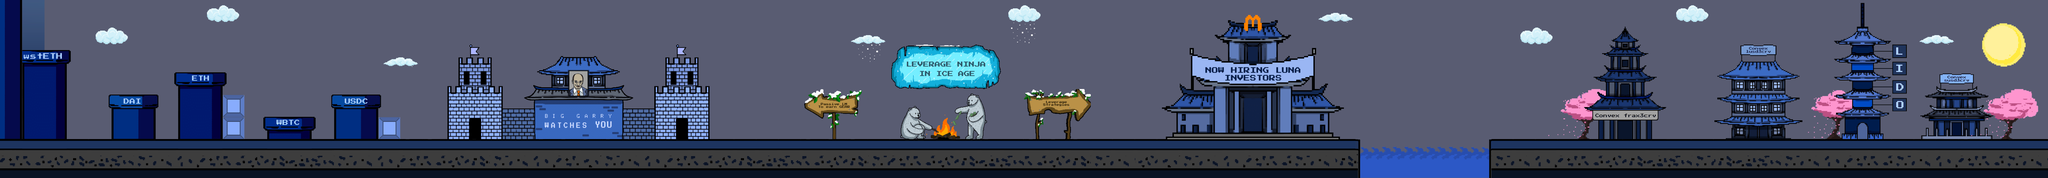

Tiled map render using the project's own tile images. Description and the map definition, with tile-layer contents summarised, below:
An orthogonal 92x8 tile map with 64x64 px tiles, 5 tile layers (bg_detail, background, bridge, foreground, ...), 1 image layer and 40 objects.

<map version="1.9" tiledversion="1.9.0" orientation="orthogonal" renderorder="right-down" width="92" height="8" tilewidth="64" tileheight="64" infinite="0" backgroundcolor="#595c72" nextlayerid="22" nextobjectid="92">
 <tileset firstgid="1" name="tiles" tilewidth="64" tileheight="64" tilecount="352" columns="44">
  <image source="../img/map/tiles.png" width="2816" height="512" />
 </tileset>
 <imagelayer id="18" name="bg_slice" repeatx="1">
  <image source="../img/map/bg_slice.png" width="128" height="512" />
 </imagelayer>
 <layer id="11" name="bg_detail" width="92" height="8">
  <data>[736 cells, 142 non-empty, 31 distinct tile ids]</data>
 </layer>
 <layer id="1" name="background" width="92" height="8">
  <data>[736 cells, 606 non-empty, 289 distinct tile ids]</data>
 </layer>
 <objectgroup color="#ff201a" id="7" name="collisions">
  <object id="2" x="64.8054" y="403.966" width="3839.47" height="18.7291" />
  <object id="9" x="955.162" y="275.179">
   <properties>
    <property name="type" value="tube-USDC" />
   </properties>
   <polyline points="0,0 137.296,0" />
  </object>
  <object id="10" x="1618.83" y="-169.321" width="14.245" height="573.572">
   <properties>
    <property name="type" value="declare-left" />
   </properties>
  </object>
  <object id="11" x="762.98" y="338.348">
   <properties>
    <property name="type" value="tube-WBTC" />
   </properties>
   <polyline points="0,0 136.738,0" />
  </object>
  <object id="12" x="504.622" y="211.553">
   <properties>
    <property name="type" value="tube-ETH" />
   </properties>
   <polyline points="0,0 141.765,0" />
  </object>
  <object id="13" x="316.202" y="274.971">
   <properties>
    <property name="type" value="tube-DAI" />
   </properties>
   <polyline points="0,0 135.62,0" />
  </object>
  <object id="29" x="4287.26" y="403.97" width="1595.61" height="18.7291" />
  <object id="31" x="4286.3" y="433.349" width="9.51057" height="70.2319" />
  <object id="41" x="65.0903" y="-184.766">
   <polyline points="0,0 5825.05,6.28457" />
  </object>
  <object id="42" x="5892.25" y="511.96">
   <polyline points="0,0 1.25691,-683.761" />
  </object>
  <object id="43" x="3892.54" y="435.739" width="9.51057" height="70.2319" />
  <object id="48" x="1516.97" y="283.509">
   <properties>
    <property name="type" value="platform" />
   </properties>
   <polyline points="0,0 305.1,-0.721657" />
  </object>
  <object id="76" x="1884.38" y="268.537">
   <properties>
    <property name="type" value="platform" />
   </properties>
   <polyline points="0,0 148.364,-0.721657" />
  </object>
  <object id="77" x="1617.06" y="164.767">
   <properties>
    <property name="type" value="platform" />
   </properties>
   <polyline points="0,0 96.5503,-0.00721657" />
  </object>
  <object id="49" x="3353.36" y="310.694">
   <properties>
    <property name="type" value="platform" />
   </properties>
   <polyline points="0,0 137.281,-0.721657" />
  </object>
  <object id="50" x="3712.86" y="310.666">
   <properties>
    <property name="type" value="platform" />
   </properties>
   <polyline points="0,0 137.281,-0.721657" />
  </object>
  <object id="52" x="3502.09" y="106.865">
   <properties>
    <property name="type" value="platform" />
   </properties>
   <polyline points="0,0 203.388,-0.721657" />
  </object>
  <object id="53" x="46.8255" y="-187.302" width="13.7722" height="611.486" />
  <object id="54" x="4614.17" y="153.506">
   <properties>
    <property name="type" value="platform" />
   </properties>
   <polyline points="0,0 112.603,-0.721657" />
  </object>
  <object id="55" x="4562.46" y="307.725">
   <properties>
    <property name="type" value="platform" />
   </properties>
   <polyline points="0,0 203.089,-0.721657" />
  </object>
  <object id="57" x="4951.49" y="217.8">
   <properties>
    <property name="type" value="platform" />
   </properties>
   <polyline points="0,0 211.86,-0.721657" />
  </object>
  <object id="60" x="5273.6" y="117.657">
   <properties>
    <property name="type" value="platform" />
   </properties>
   <polyline points="0,0 139.555,-0.721657" />
  </object>
  <object id="62" x="5276.47" y="224.81">
   <properties>
    <property name="type" value="platform" />
   </properties>
   <polyline points="0,0 139.555,-0.721657" />
  </object>
  <object id="63" x="5278.87" y="276.481">
   <properties>
    <property name="type" value="platform" />
   </properties>
   <polyline points="0,0 139.555,-0.721657" />
  </object>
  <object id="65" x="5535.6" y="275.064">
   <properties>
    <property name="type" value="platform" />
   </properties>
   <polyline points="0,0 171.454,-0.721657" />
  </object>
  <object id="67" x="2587.18" y="135.375">
   <properties>
    <property name="type" value="platform" />
   </properties>
   <polyline points="0,0 259.701,-0.721657" />
  </object>
  <object id="69" x="4664.15" y="324.671" width="17.7286" height="71.419">
   <properties>
    <property name="type" value="entrance-frax3crv" />
   </properties>
  </object>
  <object id="70" x="5041.87" y="360.894" width="21.3577" height="35.3011">
   <properties>
    <property name="type" value="entrance-lusd3crv" />
   </properties>
  </object>
  <object id="71" x="5344.01" y="336.957" width="14.0015" height="60.9332">
   <properties>
    <property name="type" value="entrance-steth" />
   </properties>
  </object>
  <object id="72" x="5617.07" y="346.189" width="14.0011" height="51.6124">
   <properties>
    <property name="type" value="entrance-Convex Curve" />
   </properties>
  </object>
  <object id="73" x="4283.9" y="-175.739" width="14.245" height="573.572">
   <properties>
    <property name="type" value="degen" />
   </properties>
  </object>
  <object id="74" x="3580.17" y="294.126" width="42.34" height="92.7921">
   <properties>
    <property name="type" value="entrance-mcdonalds" />
   </properties>
  </object>
  <object id="75" x="3562.59" y="-175.444" width="14.245" height="573.572">
   <properties>
    <property name="type" value="declare-right" />
   </properties>
  </object>
  <object id="79" x="1294.16" y="270.307">
   <properties>
    <property name="type" value="platform" />
   </properties>
   <polyline points="0,0 146.421,-0.721657" />
  </object>
  <object id="80" x="1321.13" y="187.405">
   <properties>
    <property name="type" value="platform" />
   </properties>
   <polyline points="0,0 85.5402,-0.721657" />
  </object>
  <object id="81" x="1919.81" y="185.233">
   <properties>
    <property name="type" value="platform" />
   </properties>
   <polyline points="0,0 85.5402,-0.721657" />
  </object>
  <object id="82" x="64.1192" y="144.43">
   <properties>
    <property name="type" value="tube-wstETH" />
   </properties>
   <polyline points="0,0 135.62,0" />
  </object>
  <object id="85" x="3905.7" y="404.22" width="379.829" height="20.1959">
   <properties>
    <property name="type" value="bridge" />
   </properties>
  </object>
  <object id="88" x="641.838" y="274.366">
   <properties>
    <property name="type" value="platform" />
   </properties>
   <polyline points="0,0 58.7969,-0.721657" />
  </object>
  <object id="89" x="1091.52" y="336.767">
   <properties>
    <property name="type" value="platform" />
   </properties>
   <polyline points="0,0 55.8255,-0.721657" />
  </object>
 </objectgroup>
 <objectgroup id="14" name="mainPlayer" />
 <layer id="10" name="bridge" width="92" height="8" opacity="0">
  <data>[736 cells, 29 non-empty, 6 distinct tile ids]</data>
 </layer>
 <layer id="9" name="foreground" width="92" height="8" opacity="0">
  <data>[736 cells, 56 non-empty, 25 distinct tile ids]</data>
 </layer>
 <layer id="12" name="front" width="92" height="8">
  <data>[736 cells, 23 non-empty, 14 distinct tile ids]</data>
 </layer>
</map>
